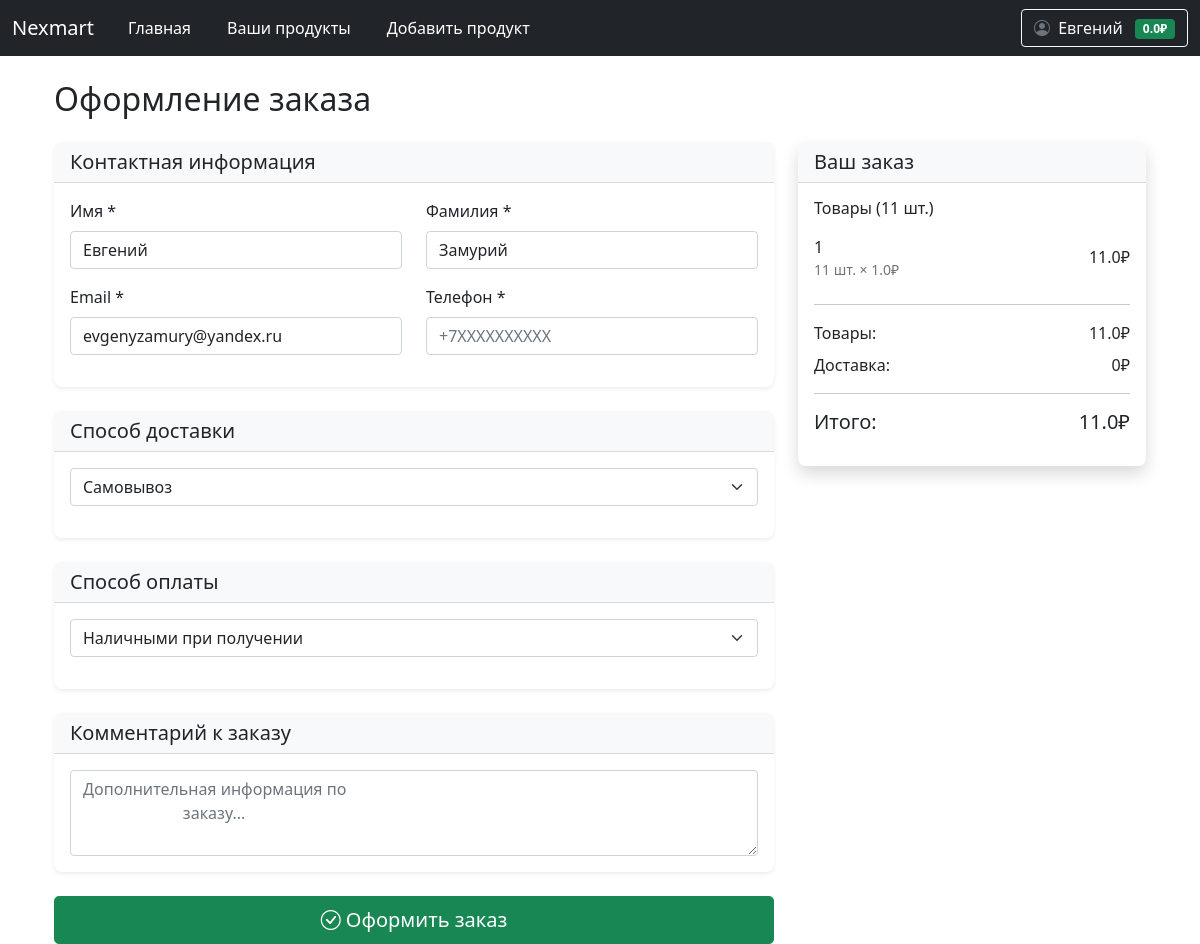
Page /user/checkout (signed in) on the committed database.
### data/user.py (models this page shows, shortened)
class User(SqlAlchemyBase, UserMixin):
    __tablename__ = 'users'
    id = Column(Integer, primary_key=True, autoincrement=True)
    email = Column(String, unique=True, nullable=False)
    hashed_password = Column(String, nullable=False)
    surname = Column(String, nullable=False)
    name = Column(String, nullable=False)
    modified_date = Column(DateTime)
    balance = Column(Float, default=0.0, nullable=False)
    products = relationship("Product", back_populates="user")

### data/order.py (models this page shows)
class OrderItem(SqlAlchemyBase):
    __tablename__ = 'order_items'
    id = sqlalchemy.Column(sqlalchemy.Integer, primary_key=True, autoincrement=True)
    user_id = sqlalchemy.Column(sqlalchemy.Integer, sqlalchemy.ForeignKey("users.id"))
    product_id = sqlalchemy.Column(sqlalchemy.Integer, sqlalchemy.ForeignKey("products.id"))
    amount = sqlalchemy.Column(sqlalchemy.Integer, default=1)
    is_in_order = sqlalchemy.Column(sqlalchemy.Boolean, default=False)
    order_id = sqlalchemy.Column(sqlalchemy.Integer, sqlalchemy.ForeignKey("orders.id"), nullable=True)
    user = orm.relationship('User')
    product = orm.relationship('Product')
    order = orm.relationship('Order', back_populates='items')

### data/product.py (models this page shows)
class Product(SqlAlchemyBase):
    __tablename__ = 'products'
    id = sqlalchemy.Column(sqlalchemy.Integer, primary_key=True, autoincrement=True)
    name = sqlalchemy.Column(sqlalchemy.String, nullable=False)
    price = sqlalchemy.Column(sqlalchemy.Float, nullable=False)
    description = sqlalchemy.Column(sqlalchemy.Text)
    created_date = sqlalchemy.Column(sqlalchemy.DateTime, default=datetime.datetime.now)
    open = sqlalchemy.Column(sqlalchemy.Boolean)  # открыт ли продукт для общего доступа
    amount_available = sqlalchemy.Column(sqlalchemy.Integer)  # сколько есть продукта для продажи
    amount_sell = sqlalchemy.Column(sqlalchemy.Integer)  # сколько продано для статистики
    image = sqlalchemy.Column(sqlalchemy.String)
    user_id = sqlalchemy.Column(sqlalchemy.Integer, sqlalchemy.ForeignKey('users.id'))
    user = sqlalchemy.orm.relationship('User', back_populates='products')

### main.py (the view, shortened to what this page needs)
@app.route('/user/checkout', methods=['GET', 'POST'])
@login_required
def checkout():
    form = CheckoutForm()
    db_sess = db_session.create_session()
    cart_items = db_sess.query(OrderItem).filter(
        OrderItem.user_id == current_user.id,
        OrderItem.is_in_order == False
    ).all()
    if not cart_items:
        flash('Ваша корзина пуста', 'warning')
        return redirect('/user/cart')
    product_amount_sum = sum([item.amount for item in cart_items])
    product_price_sum = sum([item.amount * item.product.price for item in cart_items])
    if request.method == 'GET':
        form.name.data = current_user.name
        form.surname.data = current_user.surname
        form.email.data = current_user.email
    return render_template('checkout.html', form=form,
                           products=cart_items,
                           product_amount_sum=product_amount_sum,
                           product_price_sum=product_price_sum,
                           order_total=product_price_sum)

### data/db_session.py (called while the page is built)
def create_session() -> Session:
    global __factory
    return __factory()

### main.py (called while the page is built)
@login_manager.user_loader
def load_user(user_id):
    db_sess = db_session.create_session()
    return db_sess.query(User).get(user_id)

### templates/checkout.html (shortened to what this page needs)
{% extends "base.html" %}
{% block content %}
<div class="container">
    <h2 class="mb-4">Оформление заказа</h2>
    <div class="row">
        <div class="col-lg-8">
            <form method="POST" action="/user/checkout">
                <div class="card mb-4">
                    <div class="card-header bg-light">
                        <h5 class="mb-0">Контактная информация</h5>
                    </div>
                    <div class="card-body">
                        <div class="row mb-3">
                            <div class="col-md-6">
                                <label for="name" class="form-label">Имя *</label>
                                {{ form.name(class="form-control", value=current_user.name) }}
                            </div>
                            <div class="col-md-6">
                                <label for="surname" class="form-label">Фамилия *</label>
                                {{ form.surname(class="form-control", value=current_user.surname) }}
                            </div>
                        </div>
                        <div class="row mb-3">
                            <div class="col-md-6">
                                <label for="email" class="form-label">Email *</label>
                                {{ form.email(class="form-control", value=current_user.email) }}
                            </div>
                            <div class="col-md-6">
                                <label for="phone" class="form-label">Телефон *</label>
                                {{ form.phone(class="form-control", placeholder="+7XXXXXXXXXX") }}
                            </div>
                        </div>
                    </div>
                </div>
                <div class="card mb-4">
                    <div class="card-header bg-light">
                        <h5 class="mb-0">Способ доставки</h5>
                    </div>
                    <div class="card-body">
                        <div class="mb-3">
                            {{ form.delivery_type(class="form-select") }}
                        </div>
                    </div>
                </div>
                <div class="card mb-4">
                    <div class="card-header bg-light">
                        <h5 class="mb-0">Способ оплаты</h5>
                    </div>
                    <div class="card-body">
                        <div class="mb-3">
                            {{ form.payment_method(class="form-select") }}
                        </div>
                    </div>
                </div>
                <div class="card mb-4">
                    <div class="card-header bg-light">
                        <h5 class="mb-0">Комментарий к заказу</h5>
                    </div>
                    <div class="card-body">
                        {{ form.comment(class="form-control", rows=3, placeholder="Дополнительная информация по
                        заказу...") }}
                    </div>
                </div>
                <div class="d-grid gap-2">
                    <button type="submit" id="orderSubmitBtn" class="btn btn-success btn-lg">
                        <i class="bi bi-check-circle"></i> Оформить заказ
                    </button>
                </div>
            </form>
        </div>
        <div class="col-lg-4">
            <div class="card shadow mb-4">
                <div class="card-header bg-light">
                    <h5 class="mb-0">Ваш заказ</h5>
                </div>
                <div class="card-body">
                    <div class="mb-3">
                        <h6>Товары ({{ product_amount_sum }} шт.)</h6>
                        <ul class="list-group list-group-flush">
                            {% for item in products %}
                            <li class="list-group-item d-flex justify-content-between align-items-center px-0">
                                <div>
                                    <span>{{ item.product.name|truncate(20) }}</span>
                                    <small class="text-muted d-block">{{ item.amount }} шт. × {{ item.product.price
                                        }}₽</small>
                                </div>
                                <span>{{ item.product.price * item.amount }}₽</span>
                            </li>
                            {% endfor %}
                        </ul>
                    </div>
                    <hr>
                    <div class="mb-3">
                        <div class="d-flex justify-content-between mb-2">
                            <span>Товары:</span>
                            <span>{{ product_price_sum }}₽</span>
                        </div>
                        <div class="d-flex justify-content-between mb-2">
                            <span>Доставка:</span>
                            <span id="deliveryCost">0₽</span>
                        </div>
                    </div>
                    <hr>
                    <div class="d-flex justify-content-between mb-2">
                        <span class="h5">Итого:</span>
                        <span class="h5" id="totalCost">{{ product_price_sum }}₽</span>
                    </div>
                </div>
            </div>
        </div>
    </div>
</div>
{% endblock %}

### templates/base.html (shortened to what this page needs)
<!doctype html>
<html lang="ru">
<head>
                    <link href="https://cdn.jsdelivr.net/npm/bootstrap@5.0.2/dist/css/bootstrap.min.css" rel="stylesheet">
                    <link rel="stylesheet" href="https://cdn.jsdelivr.net/npm/bootstrap-icons@1.8.1/font/bootstrap-icons.css">
    <link rel="stylesheet" href="{{ url_for('static', filename='css/style.css') }}">
    <link rel="stylesheet" href="https://cdnjs.cloudflare.com/ajax/libs/font-awesome/6.5.1/css/all.min.css">
    <link rel="stylesheet" href="{{ url_for('static', filename='css/auth_styles.css') }}">
</head>
<body>
<header>
    <nav class="navbar navbar-expand-md navbar-dark bg-dark" aria-label="Fourth navbar example">
        <div class="container-fluid">
          <a class="navbar-brand" href="#">Nexmart</a>
          <div class="collapse navbar-collapse" id="navbarsExample04">
            <ul class="navbar-nav me-auto mb-2 mb-md-0">
              <li class="nav-item">
                <a class="nav-link active" aria-current="page" href="/">Главная</a>
              </li>
                {% if not current_user.is_authenticated %}
                <li class="nav-item">
                <a class="nav-link active" aria-current="page" href="/register"></a>
              </li>
                <li class="nav-item">
                <a class="nav-link active" aria-current="page" href="/login"></a>
              </li>
                {% else %}
                <li class="nav-item">
                <a class="nav-link active" href="/user/products">Ваши продукты</a>
              </li>
                <li class="nav-item">
                <a class="nav-link active" href="/user/products/add">Добавить продукт</a>
              </li>
                {% endif %}
            </ul>
            {% if current_user.is_authenticated %}
            <div class="d-flex align-items-center">
              <div class="dropdown">
                <button class="btn btn-outline-light dropdown-toggle" type="button" id="profileDropdown" data-bs-toggle="dropdown" aria-expanded="false">
                  <i class="bi bi-person-circle me-1"></i>
                  {{ current_user.name }}
                  <span class="badge bg-success ms-2">{{ current_user.balance }}₽</span>
                </button>
              </div>
            </div>
            {% else %}
            <div class="d-flex">
              <a href="/login" class="btn btn-outline-light me-2">Войти</a>
              <a href="/register" class="btn btn-success">Регистрация</a>
            </div>
            {% endif %}
          </div>
        </div>
      </nav>
</header>
<div class="container mt-4">
    {% block content %}{% endblock %}
</div>
</body>
</html>

### static/css/style.css (style rules this page uses)
.navbar-nav .nav-link { position: relative; transition: all 0.5s ease; margin: 0 10px; }
.navbar-nav .nav-link::after { content: ''; position: absolute; width: 0; height: 2px; bottom: 0; left: 50%; background-color: #90caf9; transition: all 0.3s ease; }
.dropdown-toggle { position: relative; transition: all 0.3s ease; }
.badge.bg-success { transition: all 0.3s ease; }
.card { border: none; border-radius: 0.5rem; box-shadow: 0 0.125rem 0.25rem rgba(0, 0, 0, 0.075); transition: all 0.3s ease; }
.card-header { border-top-left-radius: 0.5rem !important; border-top-right-radius: 0.5rem !important; }
.bi-person-circle { color: #6c757d; transition: all 0.3s ease; }
.btn-success { transition: all 0.3s ease; }
.form-control { border-radius: 0.25rem; border: 1px solid #ced4da; transition: all 0.3s ease; }
.btn { position: relative; overflow: hidden; }
.btn::after { content: ''; position: absolute; top: 50%; left: 50%; width: 5px; height: 5px; background: rgba(255, 255, 255, 0.3); opacity: 0; border-radius: 50%; transform: scale(1, 1) translate(-50%, -50%); transform-origin: 50% 50%; }

### rows in the picture
User: name "Евгений", balance "0.0", surname "Замурий", email "evgenyzamury@yandex.ru"
OrderItem: product.name "1", amount "11", product.price "1.0", item.product.price*item.amount "11.0"

### other values in the picture
{{ product_amount_sum }} "11"
{{ product_price_sum }} "11.0"
